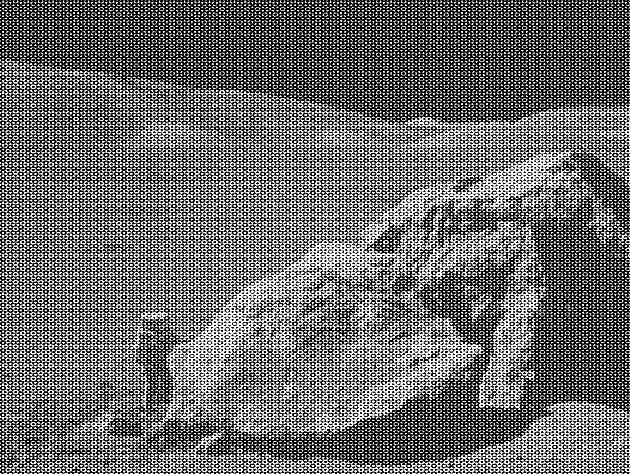
#> input picture moonlanding.png, 630 x 474 px
$ jupyter execute --allow-errors 09ex_algorithms.ipynb
#> lines starting #> are read from the running program, lines starting #| are printed output that depends on the picture
1\. **Hurricanes per Year**

The number of hurricanes in 2005 was 15. The historic average is 6.3. Is this number signficantly different?
- Assume the number of hurricanes is random, i.e. follows the Poisson distribution.
- Assume as statistically significant a probability that has a Z score of 3 or larger with respect a normal distribution.

**Hint**: compute the probability that in a single year are observed 15 or more hurricances.

[cell 1]
from math import sqrt
import numpy as np
import matplotlib.pyplot as plt

from scipy import stats

x0 = 15
mu = 6.3
mean, var = stats.poisson.stats(mu, moments='mv')

# determine the Z score
Z = abs(x0 - mu) / sqrt(var)
print("Z =", Z)

cdf_x0 = 1 - stats.poisson.cdf(15, mu)
print('cdf of x0=15:', cdf_x0)
print('Is this number signficantly different?', 'YES')

x = np.arange(stats.poisson.ppf(0.00001, mu),  stats.poisson.ppf(0.99999, mu))
y = stats.poisson.pmf(x, mu)
plt.plot(x, y, label='Poisson dist of hurricanes')
plt.yscale('log')
plt.fill_between(x, y, where=x >= x0, color='lightblue', label='15 or more hurricances')
plt.axvline(x=x0, color='orangered', linestyle='--')
plt.grid()
plt.tick_params(labelsize=13)
plt.xlabel('# hurricanes', fontsize=13)
plt.ylabel('probability', fontsize=13)
plt.legend(fontsize=12)
plt.show()
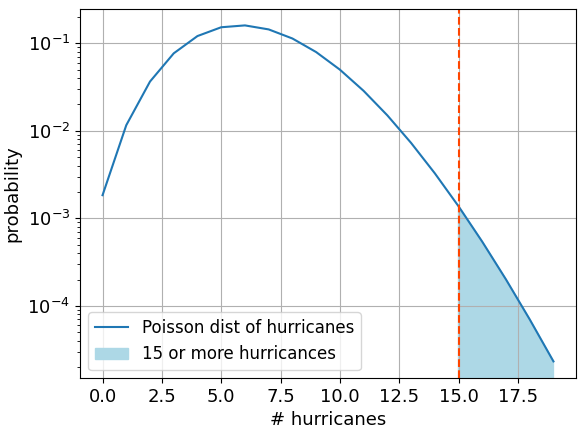
#> figure drawn by matplotlib, 1 panel; curve peaks at x = 6, y = 0.159

2\. **Pairwise t-test**

In an experiment, a group of 10 individuals agreed to participate in a study of blood pressure changes following exposure to halogen lighting. Resting systolic blood pressure was recorded for each individual. The participants were then exposed to 20 minutes in a room lit only by halogen lamps. A post-exposure systolic blood pressure reading was recorded for each individual. The results are presented in the following data set:

```python
pre = np.array([120, 132, 120, 110, 115, 128, 120, 112, 110, 100])
post = np.array([140, 156, 145, 130, 117, 148, 137, 119, 127, 135])
```

Determine whether the change in blood pressures within our sample was statistically significant.

**Hint:**
in this case, the Student's $t$-test should be performed to compare the two datasets.
Use the following test statistics:

$$T = \frac{\bar{x}_1 - \bar{x}_2}{\sigma \sqrt{\frac{2}{n}}}$$

and

$$\sigma = \sqrt{\frac{\sigma_1^2 + \sigma_2^2}{2}}$$

<font color='blue'>We will consider the following null hypothesis:
*the mean difference between the pre and post blood pressure scores is equal to 0*<font color='blue'>

[cell 2]
pre = np.array([120, 132, 120, 110, 115, 128, 120, 112, 110, 100])
post = np.array([140, 156, 145, 130, 117, 148, 137, 119, 127, 135])
sigma_pre = np.sqrt(np.var(pre, ddof=1))
sigma_post = np.sqrt(np.var(post, ddof=1))
sigma = np.sqrt((sigma_pre ** 2 + sigma_post ** 2) / 2)

n = len(pre)
# calculate the test statistics
T = (np.mean(pre) - np.mean(post)) / (sigma * np.sqrt(2 / n))
print("T =", T)

mu_pre = np.mean(pre)
mu_post = np.mean(post)

x = np.linspace(- 3 * sigma, 3 * sigma, 1000)
y = stats.norm.pdf(x, loc=0, scale=sigma)
plt.figure(figsize=(10, 5))
plt.plot(x, y, label='null hypothesis')
plt.axvline(x=mu_post - mu_pre, color='orangered', linestyle='--', label='b.p. change of sample')
plt.grid()
plt.xlabel('b.p. change', fontsize=14)
plt.ylabel('distribution', fontsize=14)
plt.tick_params(labelsize=12)
plt.legend(fontsize=12)
plt.show()
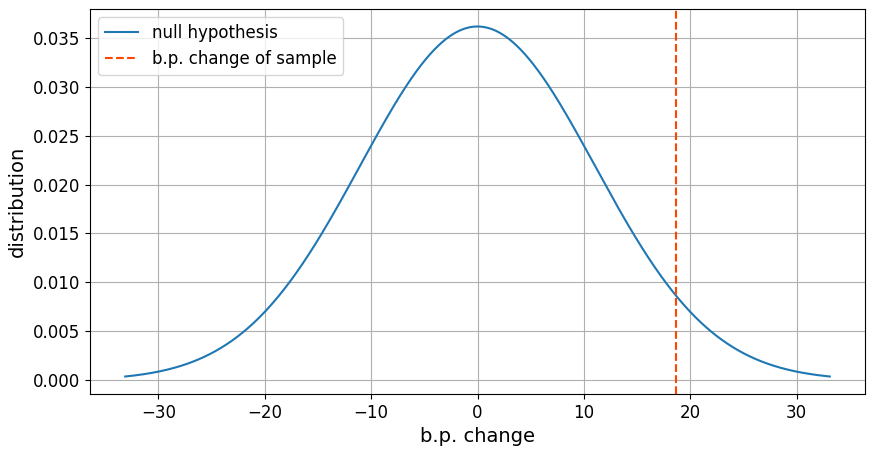
#> figure drawn by matplotlib, 1 panel; curve peaks at x = -0.0332, y = 0.0361

# now we calculate the p-value. Since it's double sided:
pvalue = stats.t.cdf(T, n - 1) + (1. - stats.t.cdf(-T, n - 1))
print("p-value =", pvalue)

<font color='blue'>p-value is small enough to reject the null hypothesis, so the sample is statistically significant<font color='blue'>

3\. **FFT of a simple dataset**

Perform a periodicity analysis on the lynxs-hares population, i.e. determine what is the period of the population of these animals.

[cell 3]
from scipy import fftpack

#> (the rest of this cell did not finish here and is left out)

4\. **FFT of an image**

Write a filter that removes the periodic noise from the `moonlanding.png` image by using a 2-dimensional FFT.

* Import the image as a 2D numpy array using `plt.imread("moonlanding.png")`. Examine the image with `plt.imshow()`, which is heavily contaminated with periodic noise.
* Check the documentation of the `scipy.fftpack` package, and find the method that performs a 2D FFT. Plot the spectrum (Fourier transform of) the image. **Hint**: use `LogNorm` to plot the colors in log scale:
```Python
from matplotlib.colors import LogNorm
plt.imshow(image, norm=LogNorm(vmin=5))
```
* Inspect the spectrum, and try to locate the regions of the power spectrum that contain the signal and those which contain the periodic noise. Use array slicing to set the noise regions to zero.
* Apply the inverse Fourier transform to plot the resulting image.

[cell 4]
from matplotlib.colors import LogNorm
from scipy import fftpack

# figure initialization
fig, ax = plt.subplots(nrows=5, ncols=4, figsize=(18, 24))

image = plt.imread("moonlanding.png").astype(float)
#> image: shape (474, 630) float64; min 0, max 1, mean 0.424
img_fft = fftpack.fftshift(fftpack.fft2(image))
powers = np.abs(img_fft)

# central region of the FFT spectrum is the actual signal, so we keep the central region and remove the small peaks around it
mask_noise = np.ones(img_fft.shape)
mask_noise[190:280, 250:380] = 0
mask = np.zeros(img_fft.shape)
mask[190:280, 250:380] = 1


for i in range(len(ax)):
    ax[i][0].imshow(image, cmap='gray')
    ax[i][0].set_title('original image')
    ax[i][1].imshow(powers, norm=LogNorm(vmin=5))
    ax[i][1].set_title('original fft spectrum')

    # we define a relative threshold above which noise is eliminated - the power value is diminished to median value of powers
    relative_threshold = i + 1

    # noise filtering
    noise_fft = img_fft.copy()
    noise_fft = noise_fft * mask_noise
    median_signal = np.median(powers)
    noise_fft[np.abs(noise_fft) > relative_threshold * median_signal] = median_signal

    # creating the cleansed spectrum
    cleansed_img_fft = img_fft.copy()
    cleansed_img_fft = cleansed_img_fft * mask + noise_fft
    ax[i][3].imshow(np.abs(cleansed_img_fft), norm=LogNorm(vmin=5))
    ax[i][3].set_title('cleansed FFT spectrum')

    # inverting the FFT to get the filtered image
    filtered_image = fftpack.ifft2(fftpack.ifftshift(cleansed_img_fft)).real
    ax[i][2].imshow(filtered_image, norm=None, cmap='gray')
    ax[i][2].set_title(f'filtered image (relative threshold = {relative_threshold})')
#> this loop made 5 passes
#> pass 1, `filtered_image = fftpack.ifft2(fftpack.ifftshift(cleansed_img_fft)).real`:
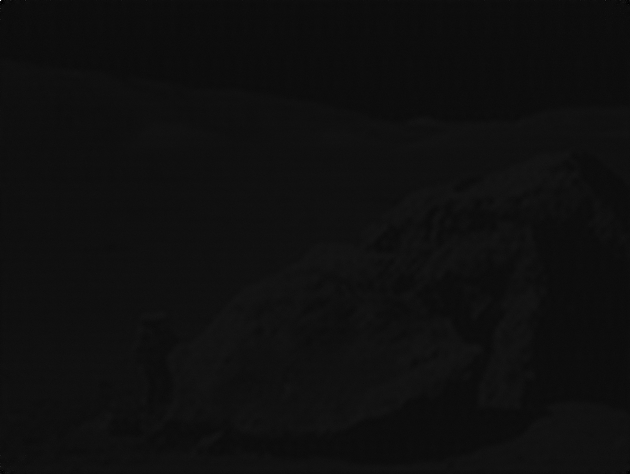
#> filtered_image: shape (474, 630) float64; min -0.637, max 16.73, mean 0.424; drawn with min black and max white
#> pass 2, `filtered_image = fftpack.ifft2(fftpack.ifftshift(cleansed_img_fft)).real`:
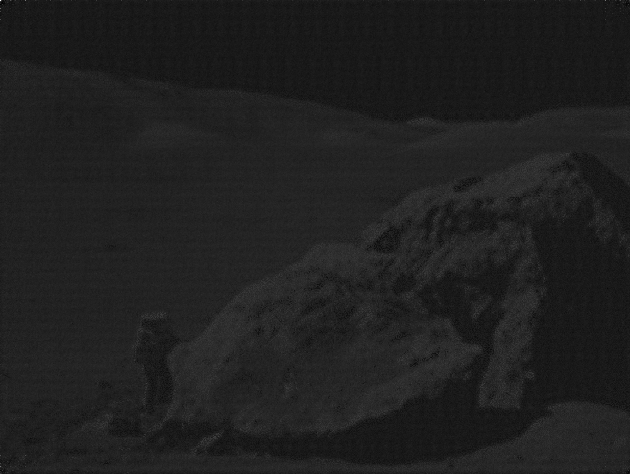
#> filtered_image: shape (474, 630) float64; min -0.217, max 4.82, mean 0.424; drawn with min black and max white
#> pass 3, `filtered_image = fftpack.ifft2(fftpack.ifftshift(cleansed_img_fft)).real`:
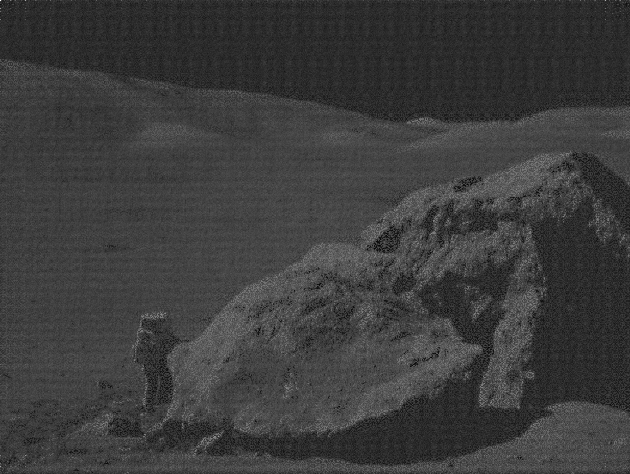
#> filtered_image: shape (474, 630) float64; min -0.0767, max 2.02, mean 0.424; drawn with min black and max white


plt.show()
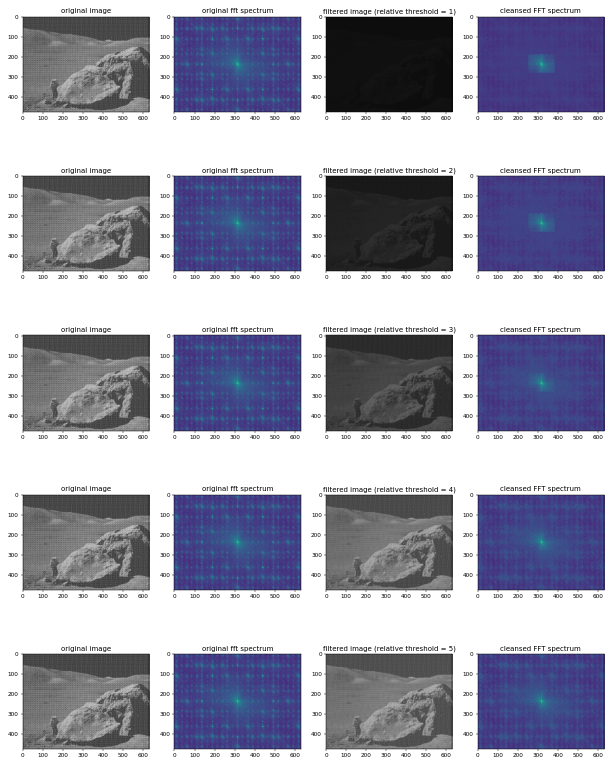
#> figure drawn by matplotlib, 20 panels
